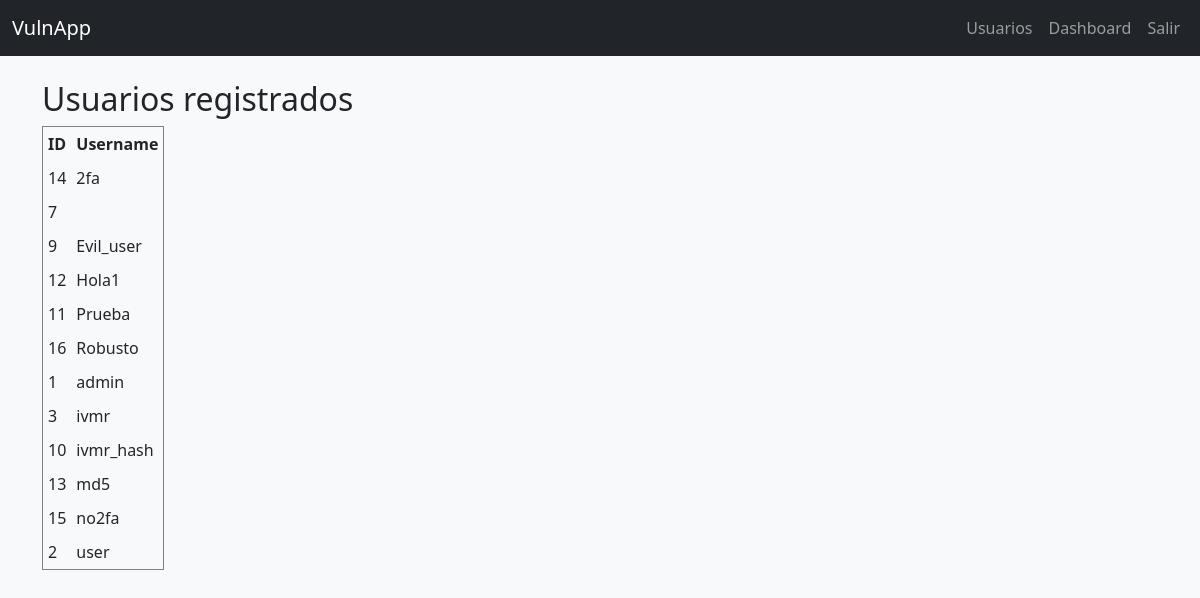
The page /users (signed in) on the database as committed earlier.
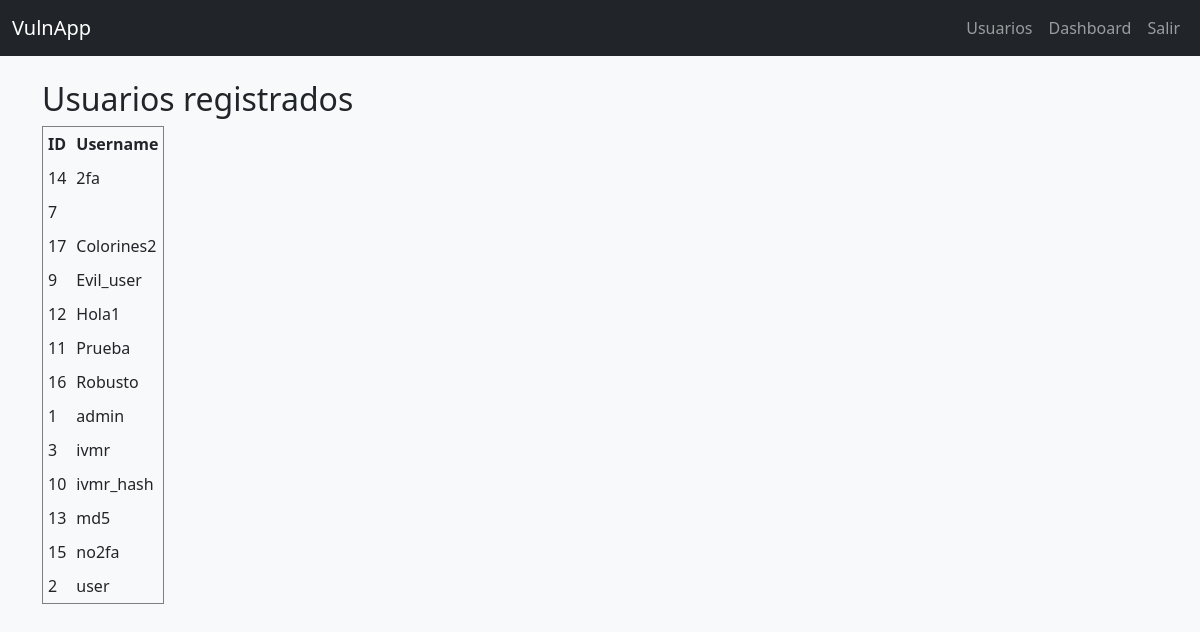
The same page on the database as committed later.
### tables this page shows
CREATE TABLE users (
  id INTEGER PRIMARY KEY AUTOINCREMENT,
  username TEXT UNIQUE,
  password TEXT
, otp_secret TEXT);

### VulnApp.py (the view)
@app.route('/users')
def users():
    if 'user_id' not in session:
        session.clear()
        return redirect(url_for('login'))
    cur = get_db().execute("SELECT id, username FROM users")
    users = cur.fetchall()
    cur.close()
    return render_template('users.html', users=users)

### VulnApp.py (called while the page is built)
def get_db():
    db = getattr(g, '_database', None)
    if db is None:
        db = g._database = sqlite3.connect(DATABASE)
    return db

@app.teardown_appcontext
def close_connection(exception):
    db = getattr(g, '_database', None)
    if db is not None:
        db.close()

### templates/users.html
{% extends "base.html" %}
{% block content %}
<h2>Usuarios registrados</h2>
<table border="1" cellpadding="5">
    <tr>
        <th>ID</th>
        <th>Username</th>
    </tr>
    {% for user in users %}
    <tr>
        <td>{{ user[0] }}</td>
        <td>{{ user[1] | safe }}</td>
    </tr>
    {% endfor %}
</table>
{% endblock %}

### templates/base.html (shortened to what this page needs)
<!doctype html>
<html lang="es">
  <head>
    <link href="https://cdn.jsdelivr.net/npm/bootstrap@5.3.3/dist/css/bootstrap.min.css" rel="stylesheet">
    <link rel="stylesheet" href="{{ url_for('static', filename='style.css') }}">
  </head>
  <body class="bg-light">
    <nav class="navbar navbar-expand-lg navbar-dark bg-dark">
      <div class="container-fluid">
        <a class="navbar-brand" href="/">VulnApp</a>
        <div class="collapse navbar-collapse">
          <ul class="navbar-nav ms-auto">
            {% if 'user_id' in session %}
              <li class="nav-item"><a class="nav-link" href="{{ url_for('users') }}">Usuarios</a></li>
              <li class="nav-item"><a class="nav-link" href="{{ url_for('dashboard') }}">Dashboard</a></li>
              <li class="nav-item"><a class="nav-link" href="{{ url_for('logout') }}">Salir</a></li>
            {% else %}
              <li class="nav-item"><a class="nav-link" href="{{ url_for('login') }}">Login</a></li>
              <li class="nav-item"><a class="nav-link" href="{{ url_for('register') }}">Registro</a></li>
            {% endif %}
          </ul>
        </div>
      </div>
    </nav>
    <div class="container mt-4">
      {% block content %}{% endblock %}
    </div>
  </body>
</html>

### static/style.css (style rules this page uses)
body { font-family: 'Segoe UI', sans-serif; }

Rows that differ between the two databases and show on the page:
added users: id "17", username "Colorines2"
